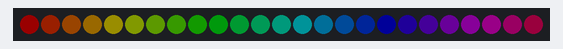
Recording of a program running on a simulated Raspberry Pi Pico running MicroPython. Parts: 25 RGB LEDs in strip order, left to right. Dim RGB values are drawn brighter than linear.

Above: at 0.15 s.
At 0.76 s:
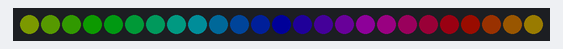
At 1.68 s:
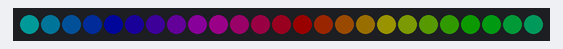
At 2.59 s:
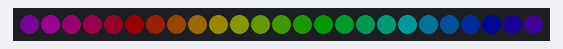
At 3.5 s:
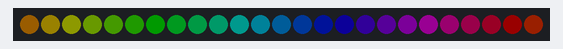

Measured:
- by itself, everything shown: repeats every 3.0 s, in 10 steps

The program:

Advanced_Rainbow_for_Matrix.py
```python
# Lesson 54 McWhorter's Pico W Course
# Advanced Rainbow for the 5x5 Matrix
# Lori Pfahler
# January 2024

# import modules - using neopixel library that is built in
import neopixel
from machine import Pin
from utime import sleep
# new color dictionary in a separate file
from color_dict import colors

# setup neopixel matrix
matrixPin = 16
nPixels = 25
myMatrix = neopixel.NeoPixel(Pin(matrixPin), nPixels)

# set the delay - using potentiometer took too much time
delayTime = 0.005

# hue to rgb function; i.e. color wheel to RGB Code
def hue2rgb(deg):
    slope = 255/60
    if deg < 0 or deg > 360:
        deg = deg % 360
    if deg < 60:
        return (255, int(deg * slope), 0)
    elif deg < 120:
        return (int(255 - (deg - 60) * slope), 255, 0)
    elif deg < 180:
        return (0, 255, int((deg - 120) * slope))
    elif deg < 240:
        return (0, int(255 - (deg - 180) * slope), 255)
    elif deg < 300:
        return (int((deg - 240) * slope), 0, 255)
    else:
        return (255, 0, int(255 - (deg - 300) * slope))

# create a brightness function to adjusted rgb codes
def brightness(color_rgb, level = 0.2):
    adj_rgb = tuple(int(code * level) for code in color_rgb)
    return adj_rgb

# create a clear neopixel object function
def clear(neo_object):
     neo_object.fill(colors['BLACK'])
     neo_object.write()

# variable to control how much to "stagger" the hue value between pixels
# based on the number of pixels in the string
hue_gap = int(360 / nPixels)

try:
    while True:
        for hue in range(0, 360):
            # place the colors on the string
            for pixel in range(0, nPixels):
                myMatrix[pixel] = (brightness(hue2rgb(hue + (hue_gap * pixel)), level = 0.1))
            myMatrix.write()
            sleep(delayTime)

except KeyboardInterrupt:
    # turn string off
    clear(myMatrix)
```

color_dict.py
```python
# Create a color dictionary that I can import into any
# micropython program
# Lori Pfahler
# January 2024

colors = {
    'RED'              : (255, 0, 0),
    'ORANGE'           : (255, 127, 0),
    'YELLOW'           : (255, 255, 0),
    'SPRING GREEN'     : (127, 255, 0),
    'GREEN'            : (0, 255, 0),
    'TURQUOISE'        : (0, 255, 127),
    'CYAN'             : (0, 255, 255),
    'OCEAN'            : (0, 127, 255),
    'BLUE'             : (0, 0, 255),
    'VIOLET'           : (127, 0, 255),
    'MAGENTA'          : (255, 0, 255),
    'RASPBERRY'        : (255, 0, 127),
    'WHITE'            : (255, 255, 255),
    'BLACK'            : (0, 0, 0),
    }
```
